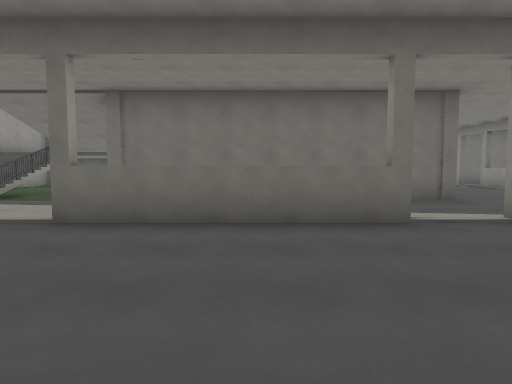
View 1 (above)

24 first-person views from a walk through a Godot game level. The camera is 1.4 m above the floor, tilts 4° down and sees 75° across. The floor is counted in squares, 2 m on a side. Each view is taken from the middle of a square. On the plan, view 1 faces up. The plan holds only what a view shows up to about 10 squares ahead; the rest is blank. The place goes on beyond the plan. Characters and animated objects are left out.

View 2
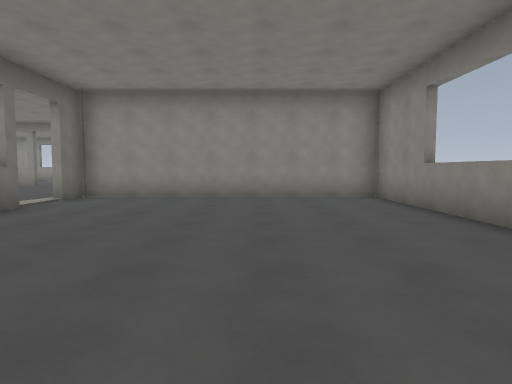

View 3
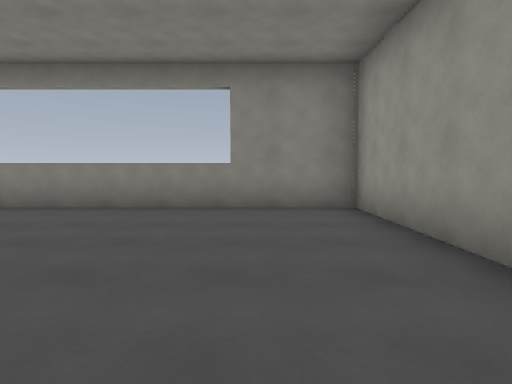

View 4
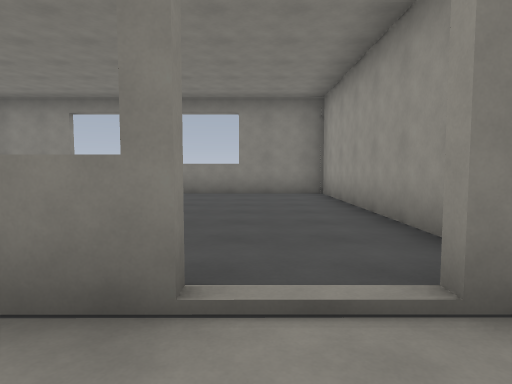

View 5
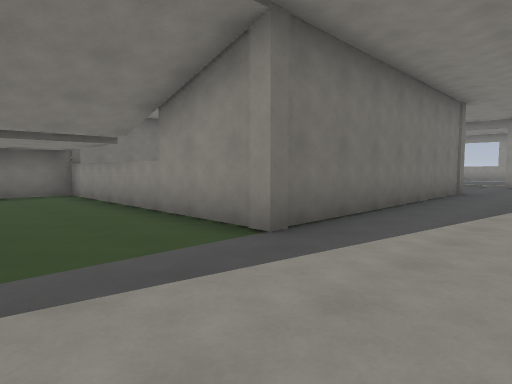

View 6
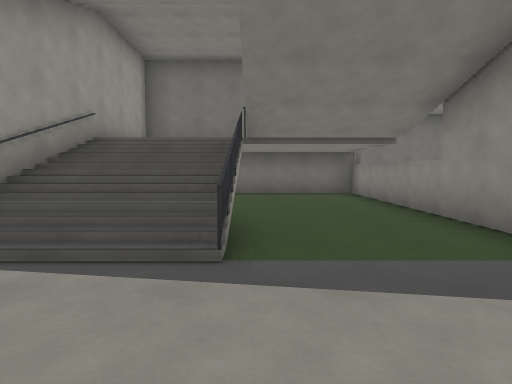

View 7
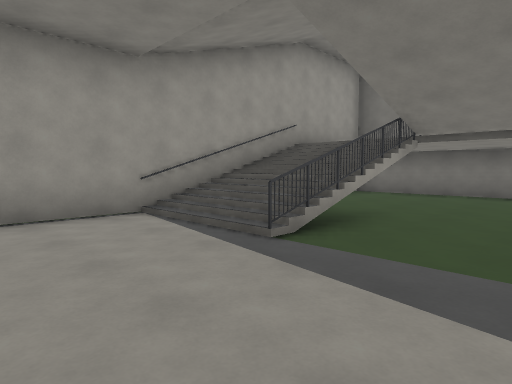

View 8
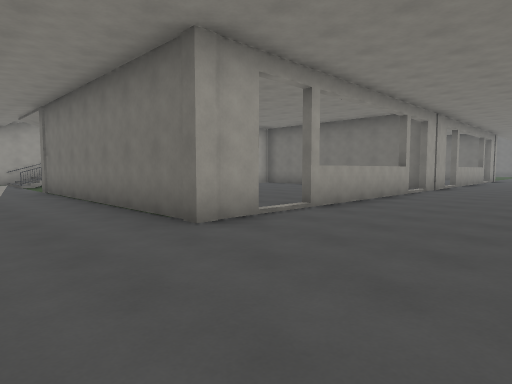

View 9
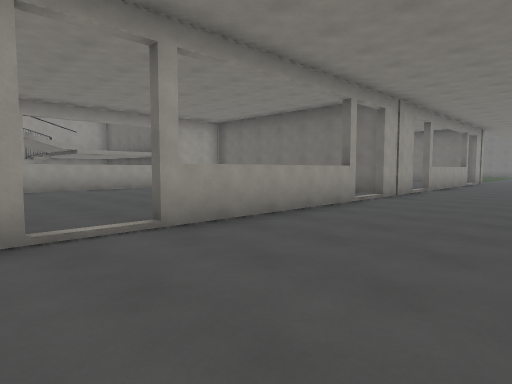

View 10
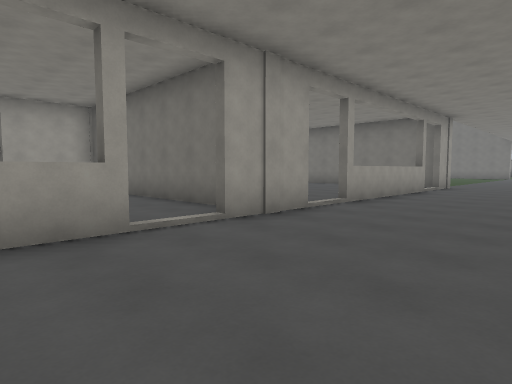

View 11
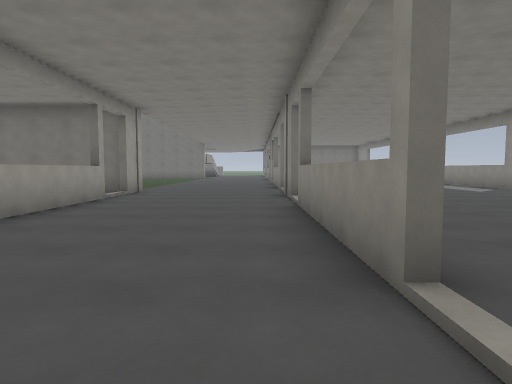

View 12
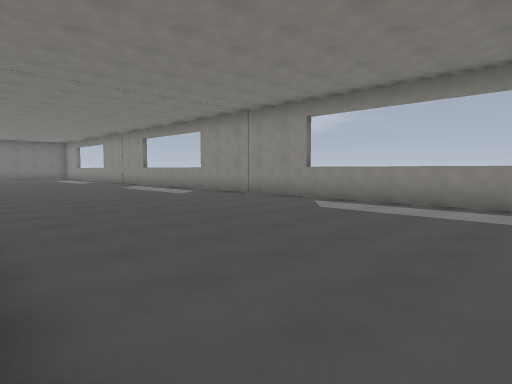

View 13
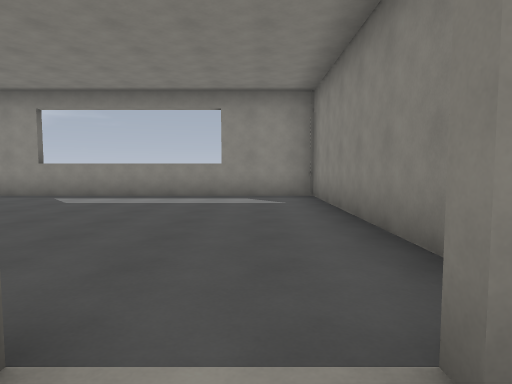

View 14
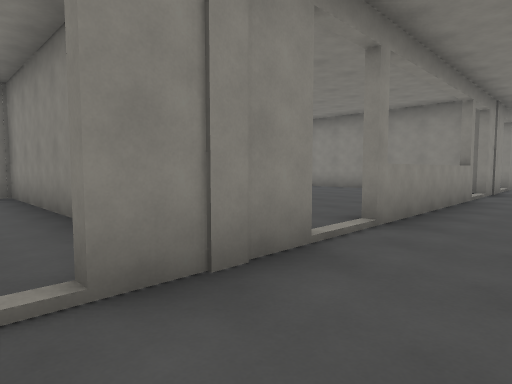

View 15
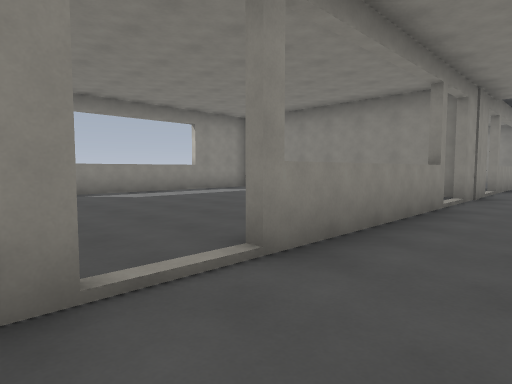

View 16
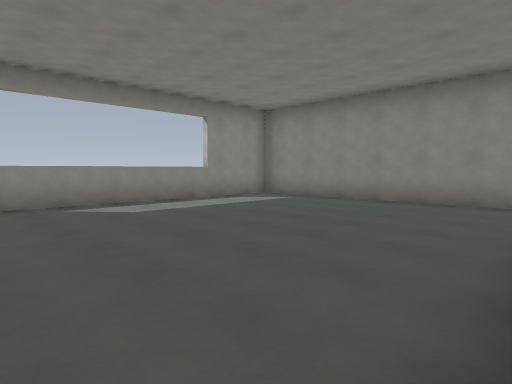

View 17
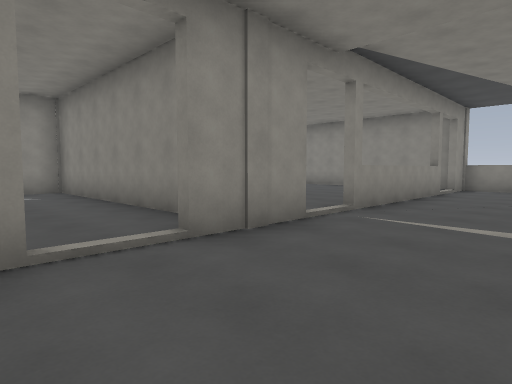

View 18
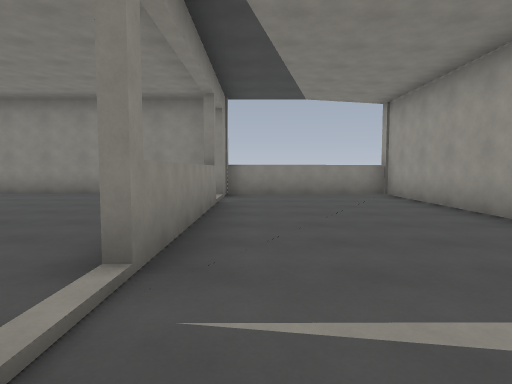

View 19
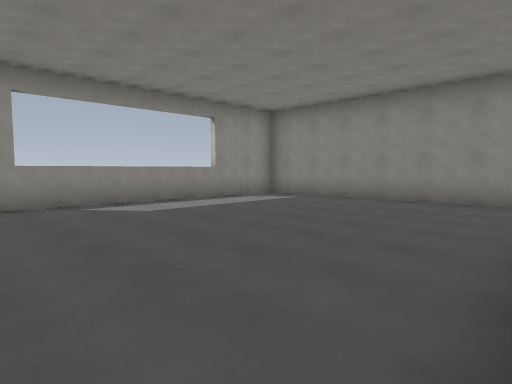

View 20
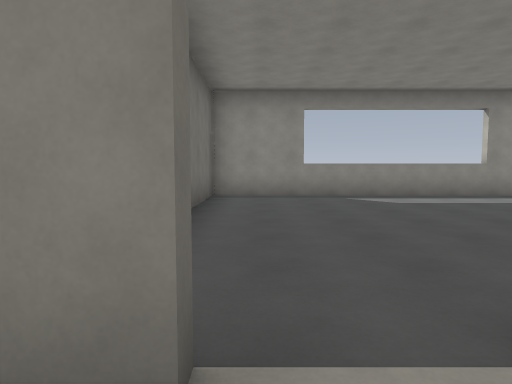

View 21
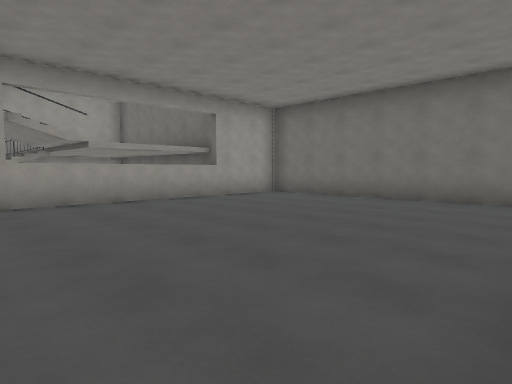

View 22
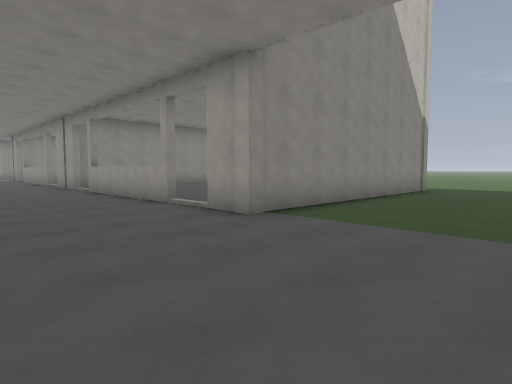

View 23
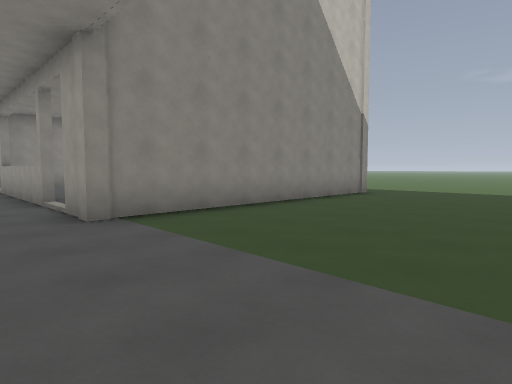

View 24
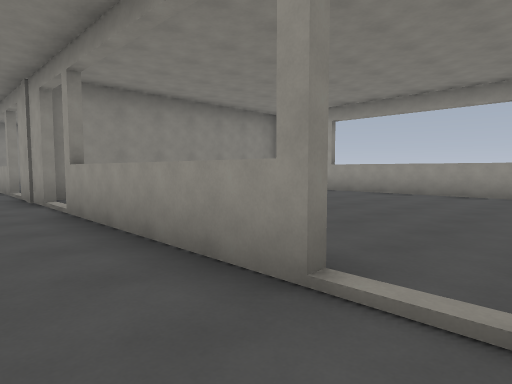

### Floor plan
Key: @ floor where view 1 was taken; # wall or solid block; . floor; / step, stairs or slope; ^ raised ledge.
Columns run from 9 left of view 1 to 16 right of it. Each row starts with its distance up from view 1.
 31            .....
 30      .............
 29     ..............
 28     ..............  ..
 27      ............. ....
 26       ########..../......
 25       #    .......#......
 24       #...........#......#
 23       #......^..../......#
 22       #......^....#......#
 21       #... ..^....^......#
 20       #.    .^....^......#
 19              .....^......#
 18              .....#......#
 17       ########..../......#
 16       #......#....#......#
 15 #######...........########
 14  .....#......^..../....
 13  .....#......^....#......#
 12  .....#......^....^......#
 11 #.....#......^....^......#
 10 #//...#......#....^......#
  9 #//...#  .........#......#
  8 #//...########..../......#
  7 #.................#......#
  6 #.................########
  5  .......    ....../......#
  4     ##.####..#..../......#
  3     #........#....^......#
  2     #........#....^......#
  1     #........#....^......#
  0     #....@...#....^......#
 -1     #........#..../......#
 -2     #........#..../......#
 -3     ######################

Where each view was taken, in squares from view 1:
view 1: 0 up, 0 right, facing up
view 2: 0 up, 4 left, facing right
view 3: 3 up, 3 left, facing down
view 4: 6 up, 3 left, facing down
view 5: 5 up, 6 left, facing up-right
view 6: 5 up, 6 left, facing up
view 7: 5 up, 4 left, facing up-left
view 8: 5 up, 8 right, facing up-left
view 9: 8 up, 8 right, facing up-left
view 10: 13 up, 8 right, facing up-left
view 11: 16 up, 8 right, facing up
view 12: 17 up, 9 right, facing up-right
view 13: 17 up, 8 right, facing right
view 14: 17 up, 7 right, facing down-right
view 15: 15 up, 7 right, facing down-right
view 16: 14 up, 9 right, facing down-right
view 17: 9 up, 6 right, facing down-right
view 18: 6 up, 8 right, facing down
view 19: 5 up, 9 right, facing down-right
view 20: 5 up, 8 right, facing right
view 21: 9 up, 4 right, facing up-left
view 22: 30 up, 8 right, facing down-left
view 23: 31 up, 6 right, facing down-left
view 24: 25 up, 6 right, facing down-left
